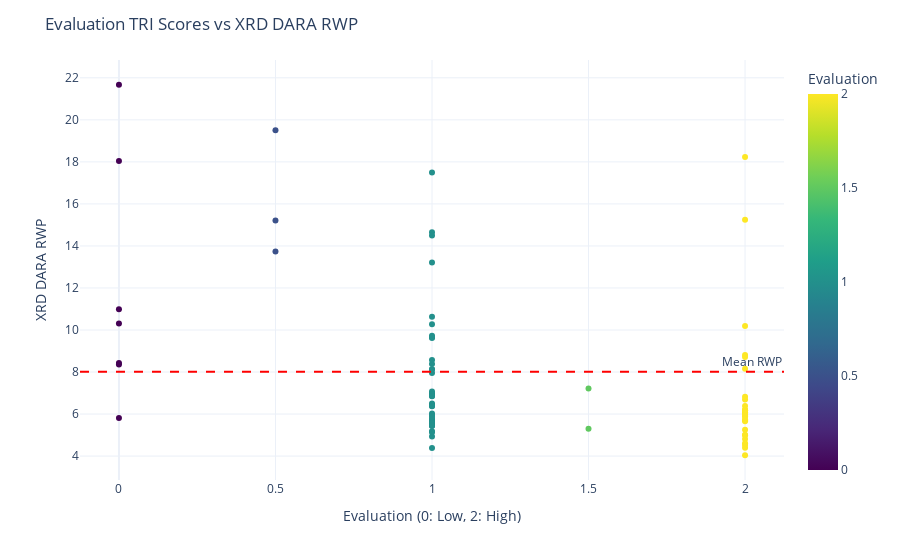

The code cell stored with this chart in its notebook:
### Code cell
import plotly.express as px
import pandas as pd

# Sample DataFrame (Ensure df_rwp_with_tri has 'Evaluation', 'XRD DARA RWP', and 'Name' columns)
# df_rwp_with_tri = pd.read_csv("your_data.csv")  # Uncomment if loading data

# Create interactive scatter plot
fig = px.scatter(
    df_rwp_with_tri,
    x='Evaluation',
    y='XRD DARA RWP',
    color='Evaluation',  # Color points by Evaluation score
    color_continuous_scale='viridis',  # Use a similar Seaborn palette
    hover_data={'Evaluation': False, 'XRD DARA RWP': True, 'Name': True},  # Show 'Name' on hover
    size_max=10  # Adjust marker size
)

# Add a mean RWP line
fig.add_hline(y=df_rwp_with_tri['XRD DARA RWP'].mean(), line_dash="dash", line_color="red", annotation_text="Mean RWP")

# Customize layout
fig.update_layout(
    title="Evaluation TRI Scores vs XRD DARA RWP",
    xaxis_title="Evaluation (0: Low, 2: High)",
    yaxis_title="XRD DARA RWP",
    coloraxis_colorbar_title="Evaluation",
    template="plotly_white"
)

# Show interactive plot
fig.show()

### Figure 1 — Plotly figure (JSON) as saved in the notebook; plotly's stock layout.template omitted (floating-point values rounded to 4 significant figures)
{"data": [{"customdata": [["TRI-85"], ["TRI-87"], ["TRI-81"], ["TRI-106"], ["TRI-94"], ["TRI-83"], ["TRI-84"], ["TRI-86"], ["TRI-91"], ["TRI-105"], ["TRI-104-REDO"], ["TRI-104"], ["TRI-102"], ["TRI-101"], ["TRI-100"], ["TRI-103-REDO"], ["TRI-103"], ["TRI-99"], ["TRI-92"], ["TRI-111"], ["TRI-114"], ["TRI-113"], ["TRI-112"], ["TRI-134_0e50649b-b98b-45f3-aefe-4190783f5e94"], ["TRI-136_a46b8a59-18ab-4e34-bfb7-35766a92b278"], ["TRI-135_560f794e-c88b-4d5c-8624-80fff15a3db3"], ["TRI-130"], ["TRI-133"], ["TRI-132"], ["TRI-131"], ["TRI-140"], ["TRI-143"], ["TRI-142"], ["TRI-141"], ["TRI-90"], ["TRI-88"], ["TRI-126"], ["TRI-127"], ["TRI-158"], ["TRI-157"], ["TRI-152"], ["TRI-156"], ["TRI-155"], ["TRI-151"], ["TRI-154"], ["TRI-153"], ["TRI-159"], ["TRI-164"], ["TRI-163"], ["TRI-162"], ["TRI-161"], ["TRI-160"], ["TRI-171"], ["TRI-179"], ["TRI-178"], ["TRI-177"], ["TRI-176"], ["TRI-11"], ["TRI-79"], ["TRI-28"], ["TRI-78"], ["TRI-29"], ["TRI-77"], ["TRI-12"], ["TRI-32"], ["TRI-80"], ["TRI-38"], ["TRI-43"], ["TRI-63"], ["TRI-62"], ["TRI-37"], ["TRI-82"], ["TRI-41"], ["TRI-64"], ["TRI-44"], ["TRI-27"], ["TRI-30"], ["TRI-14"], ["TRI-31"], ["TRI-15"], ["TRI-89"]], "hovertemplate": "XRD DARA RWP=%{y}<br>Name=%{customdata[0]}<extra></extra>", "legendgroup": "", "marker": {"color": [1, 0, 1, 0.5, 0.5, 2, 2, 2, 0, 1, 1, 2, 1.5, 1, 1, 0, 1, 1, 1.5, 1, 1, 1, 2, 2, 2, 2, 1, 1, 0.5, 1, 2, 2, 1, 2, 2, 1, 1, 1, 1, 2, 1, 1, 2, 2, 1, 2, 2, 2, 0, 2, 2, 1, 1, 1, 2, 1, 1, 2, 1, 1, 2, 2, 1, 1, 1, 2, 1, 1, 1, 2, 1, 0, 0, 2, 2, 2, 1, 2, 1, 0, 1], "coloraxis": "coloraxis", "symbol": "circle"}, "mode": "markers", "name": "", "orientation": "v", "showlegend": false, "type": "scatter", "x": [1, 0, 1, 0.5, 0.5, 2, 2, 2, 0, 1, 1, 2, 1.5, 1, 1, 0, 1, 1, 1.5, 1, 1, 1, 2, 2, 2, 2, 1, 1, 0.5, 1, 2, 2, 1, 2, 2, 1, 1, 1, 1, 2, 1, 1, 2, 2, 1, 2, 2, 2, 0, 2, 2, 1, 1, 1, 2, 1, 1, 2, 1, 1, 2, 2, 1, 1, 1, 2, 1, 1, 1, 2, 1, 0, 0, 2, 2, 2, 1, 2, 1, 0, 1], "xaxis": "x", "y": [9.73, 18.04, 4.93, 15.21, 19.51, 4.81, 15.25, 5.89, 8.43, 5.72, 10.27, 6.69, 5.3, 5.18, 5.66, 10.99, 17.49, 5.45, 7.22, 6.98, 6.92, 14.65, 6.82, 5.92, 5.25, 6.2, 6.5, 7.07, 13.73, 5.13, 5.95, 4.53, 13.21, 6.08, 10.19, 9.62, 14.5, 4.38, 6.03, 6.18, 10.63, 5.94, 6.08, 4.04, 8.13, 8.81, 5.95, 18.23, 21.67, 8.16, 8.71, 8.38, 5.78, 6.85, 4.99, 6.44, 5.43, 5.96, 6.96, 5.58, 5.75, 5.71, 6.86, 6.37, 5.54, 6.18, 7.95, 6.38, 5.87, 4.4, 9.65, 10.31, 5.81, 4.61, 5.01, 5.66, 8.12, 6.38, 5.46, 8.36, 8.57], "yaxis": "y"}], "layout": {"annotations": [{"showarrow": false, "text": "Mean RWP", "x": 1, "xanchor": "right", "xref": "x domain", "y": 8.016, "yanchor": "bottom", "yref": "y"}], "coloraxis": {"colorbar": {"title": {"text": "Evaluation"}}, "colorscale": [[0, "#440154"], [0.1111, "#482878"], [0.2222, "#3e4989"], [0.3333, "#31688e"], [0.4444, "#26828e"], [0.5556, "#1f9e89"], [0.6667, "#35b779"], [0.7778, "#6ece58"], [0.8889, "#b5de2b"], [1, "#fde725"]]}, "legend": {"tracegroupgap": 0}, "margin": {"t": 60}, "shapes": [{"line": {"color": "red", "dash": "dash"}, "type": "line", "x0": 0, "x1": 1, "xref": "x domain", "y0": 8.016, "y1": 8.016, "yref": "y"}], "title": {"text": "Evaluation TRI Scores vs XRD DARA RWP"}, "xaxis": {"anchor": "y", "domain": [0, 1], "title": {"text": "Evaluation (0: Low, 2: High)"}}, "yaxis": {"anchor": "x", "domain": [0, 1], "title": {"text": "XRD DARA RWP"}}}}
